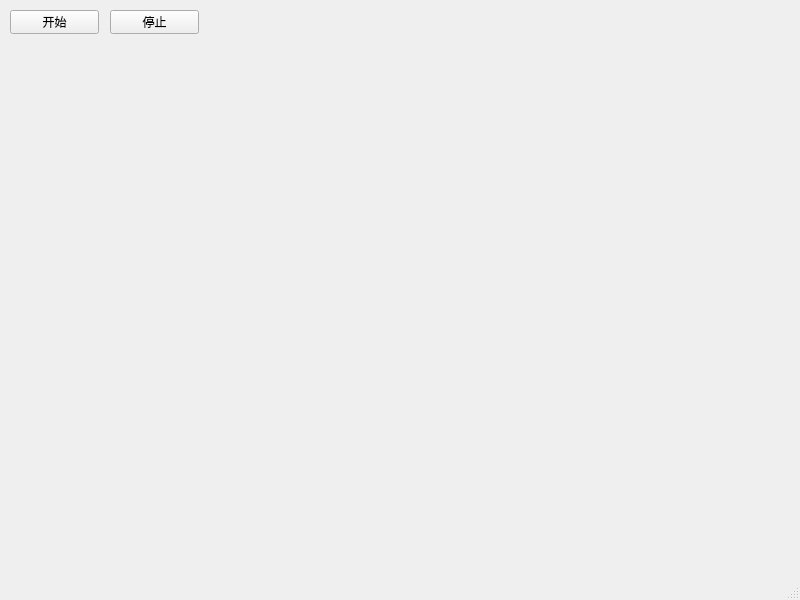
<?xml version="1.0" encoding="UTF-8"?>
<ui version="4.0">
 <class>MainWindow</class>
 <widget class="QMainWindow" name="MainWindow">
  <property name="geometry">
   <rect>
    <x>0</x>
    <y>0</y>
    <width>800</width>
    <height>600</height>
   </rect>
  </property>
  <property name="windowTitle">
   <string>MainWindow</string>
  </property>
  <widget class="QWidget" name="centralwidget">
   <widget class="QPushButton" name="start">
    <property name="geometry">
     <rect>
      <x>10</x>
      <y>10</y>
      <width>89</width>
      <height>24</height>
     </rect>
    </property>
    <property name="text">
     <string>开始</string>
    </property>
   </widget>
   <widget class="QPushButton" name="stop">
    <property name="geometry">
     <rect>
      <x>110</x>
      <y>10</y>
      <width>89</width>
      <height>24</height>
     </rect>
    </property>
    <property name="text">
     <string>停止</string>
    </property>
   </widget>
  </widget>
  <widget class="QMenuBar" name="menubar">
   <property name="geometry">
    <rect>
     <x>0</x>
     <y>0</y>
     <width>800</width>
     <height>25</height>
    </rect>
   </property>
  </widget>
  <widget class="QStatusBar" name="statusbar"/>
 </widget>
 <resources/>
 <connections/>
</ui>
